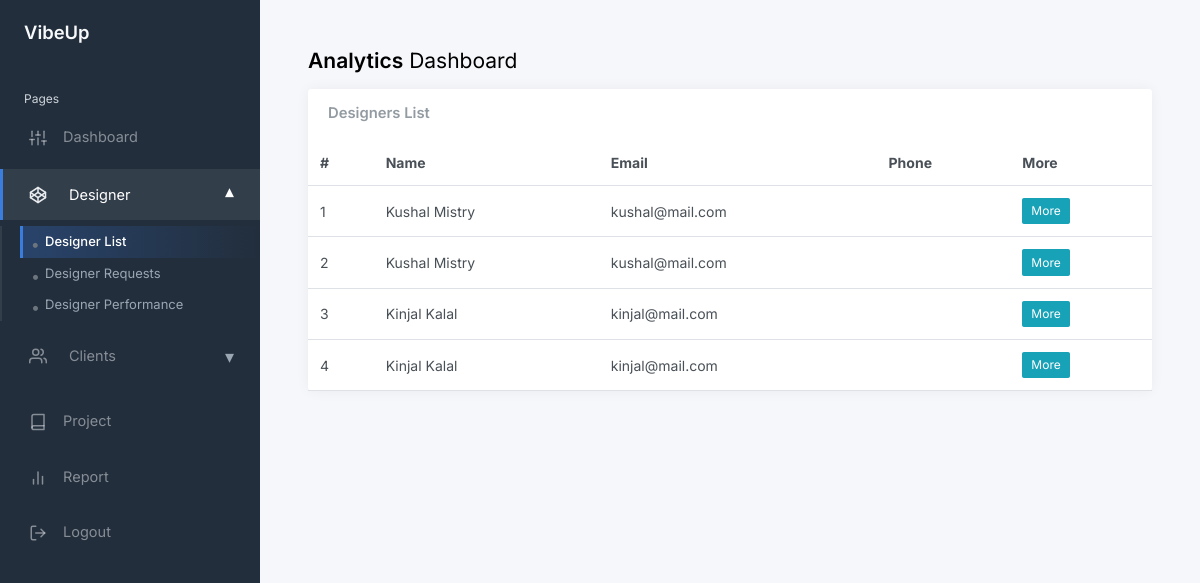
/adminkit-main/static/designer.php, run on the app's committed database.
### tables this page shows
CREATE TABLE User (
    id CHAR(20) PRIMARY KEY,
    name VARCHAR(100),
    email VARCHAR(15) UNIQUE NOT NULL,
    username VARCHAR(50) UNIQUE NOT NULL,
    password_hash VARCHAR(50),
    phone VARCHAR(10),
    profile_pic_url TEXT,
    dob DATE,
    role ENUM('user','designer','admin') DEFAULT 'user',
    created_at TIMESTAMP DEFAULT CURRENT_TIMESTAMP
);

### adminkit-main/static/designer.php (the view, shortened to what this page needs)
<?php
include 'config.php';
$sql = "
SELECT
    u.id,
    u.name,
    u.email,
    u.phone,
    u.profile_pic_url,
    u.created_at,
    d.experience_years,
    d.rating,
    q.qualification_name,
    q.institute_name,
    q.year_completed
FROM user u
LEFT JOIN designer d ON u.id = d.id
LEFT JOIN designer_qualification q ON d.id = q.designer_id
WHERE u.role = 'designer'
";
$result = mysqli_query($conn, $sql);
?>
<!DOCTYPE html>
<html lang="en">
<head>
    <link href="css/app.css" rel="stylesheet">
</head>
<body>
    <div class="wrapper">
        <?php include 'includes/sidebar.php'; ?>
        <div class="main">
            <main class="content">
                <div class="container-fluid p-0">
                    <h1 class="h3 mb-3"><strong>Analytics</strong> Dashboard</h1>
                    <div class="row">
                        <div class="col-12">
                            <div class="card flex-fill">
                                <div class="card-header">
                                    <h5 class="card-title mb-0">Designers List</h5>
                                </div>
                                <div class="card-body p-0">
                                    <table class="table table-hover my-0">
                                        <thead>
                                            <tr>
                                                <th>#</th>
                                                <th>Name</th>
                                                <th>Email</th>
                                                <th>Phone</th>
                                                <th>More</th>
                                            </tr>
                                        </thead>
                                        <tbody>
                                        <tbody>
                                            <?php $i = 1; while ($row = mysqli_fetch_assoc($result)): ?>
                                            <tr>
                                                <td><?= $i++ ?></td>
                                                <td><?= htmlspecialchars($row['name']) ?></td>
                                                <td><?= htmlspecialchars($row['email']) ?></td>
                                                <td><?= htmlspecialchars($row['phone']) ?></td>
                                                <td>
                                                    <a href="designer_details.php?id=<?= $row['id'] ?>"
                                                        class="btn btn-sm btn-info">
                                                        More
                                                    </a>
                                                </td>
                                            </tr>
                                            <?php endwhile; ?>
                                        </tbody>
                                        </tbody>
                                    </table>
                                </div>
                            </div>
                        </div>
                    </div>
                </div>
            </main>
        </div>
    </div>
</body>
</html>

### data on the page
user: name "Kushal Mistry", email "kushal@mail.com"
user: name "Kinjal Kalal", email "kinjal@mail.com"
